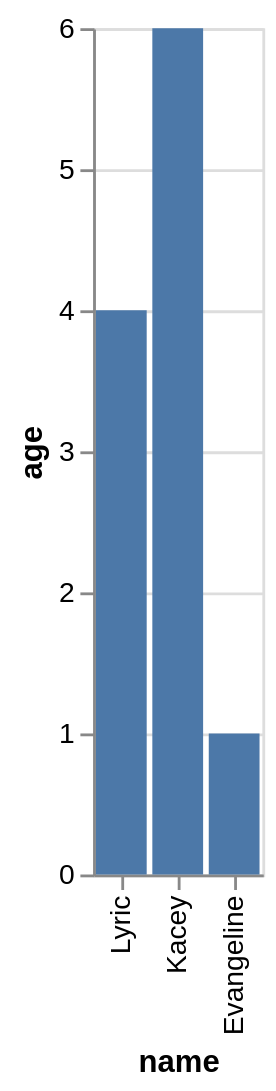

The specification (Vega-Lite) saved for this image:
### Vega-Lite specification from a JSON file in a GitHub repository (floating-point values rounded to 4 significant figures)
{"data": {"values": [{"x_data": "Lyric", "y_data": 4}, {"x_data": "Kacey", "y_data": 6}, {"x_data": "Evangeline", "y_data": 1}]}, "mark": "bar", "encoding": {"x": {"field": "x_data", "type": "nominal", "title": "name", "sort": "descending"}, "y": {"field": "y_data", "type": "quantitative", "title": "age"}}}
